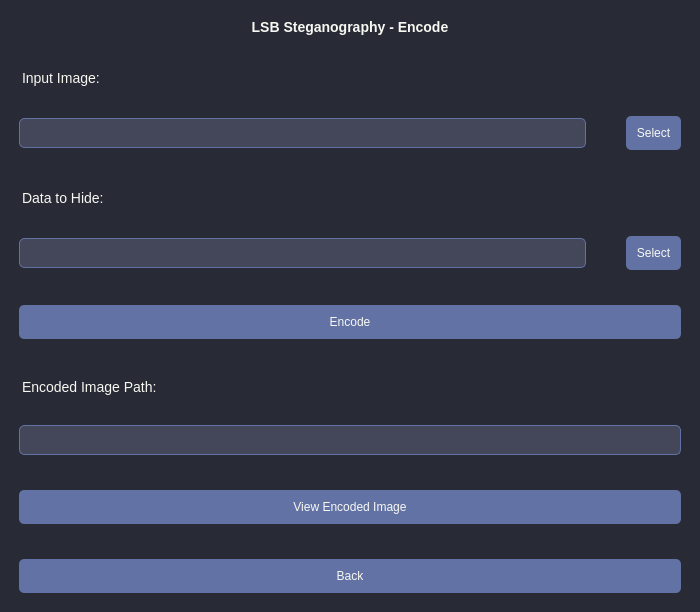
<?xml version="1.0" encoding="UTF-8"?>
<ui version="4.0">
 <class>EncodeWindow</class>
 <widget class="QMainWindow" name="EncodeWindow">
  <property name="geometry">
   <rect>
    <x>0</x>
    <y>0</y>
    <width>700</width>
    <height>600</height>
   </rect>
  </property>
  <property name="windowTitle">
   <string>LSB Steganography - Encode</string>
  </property>
  <property name="styleSheet">
   <string notr="true">QMainWindow {
    background-color: #282a36;
}

QLabel {
    color: #f8f8f2;
    font-size: 14px;
    margin-left: 10px;
    margin-right: 10px;
    margin-top: 10px;
    margin-bottom: 5px;
}

QLineEdit {
    background-color: #44475a;
    color: #f8f8f2;
    border: 1px solid #6272a4;
    border-radius: 5px;
    padding: 5px;
    margin-left: 10px;
    margin-right: 10px;
    margin-top: 5px;
    margin-bottom: 10px;
    font-size: 14px;
}

QPushButton {
    background-color: #6272a4;
    color: #f8f8f2;
    border: none;
    border-radius: 5px;
    padding: 10px;
    margin-left: 10px;
    margin-right: 10px;
    margin-top: 5px;
    margin-bottom: 10px;
    font-size: 17pxpx;
}

QPushButton:hover {
    background-color: #8be9fd;
    color: #282a36;
}
</string>
  </property>
  <widget class="QWidget" name="centralwidget">
   <layout class="QVBoxLayout" name="verticalLayout">
    <property name="spacing">
     <number>20</number>
    </property>
    <item>
     <widget class="QLabel" name="lblTitle">
      <property name="font">
       <font>
        <pointsize>20</pointsize>
        <weight>75</weight>
        <bold>true</bold>
       </font>
      </property>
      <property name="text">
       <string>LSB Steganography - Encode</string>
      </property>
      <property name="alignment">
       <set>Qt::AlignCenter</set>
      </property>
     </widget>
    </item>
    <item>
     <widget class="QLabel" name="lblInputImage">
      <property name="text">
       <string>Input Image:</string>
      </property>
     </widget>
    </item>
    <item>
     <layout class="QHBoxLayout" name="horizontalLayout">
      <item>
       <widget class="QLineEdit" name="txtInputImage"/>
      </item>
      <item>
       <widget class="QPushButton" name="btnSelectInput">
        <property name="text">
         <string>Select</string>
        </property>
       </widget>
      </item>
     </layout>
    </item>
    <item>
     <widget class="QLabel" name="lblDataToHide">
      <property name="text">
       <string>Data to Hide:</string>
      </property>
     </widget>
    </item>
    <item>
     <layout class="QHBoxLayout" name="horizontalLayout_2">
      <item>
       <widget class="QLineEdit" name="txtDataToHide"/>
      </item>
      <item>
       <widget class="QPushButton" name="btnSelectData">
        <property name="text">
         <string>Select</string>
        </property>
       </widget>
      </item>
     </layout>
    </item>
    <item>
     <widget class="QPushButton" name="btnEncode">
      <property name="text">
       <string>Encode</string>
      </property>
     </widget>
    </item>
    <item>
     <widget class="QLabel" name="lblEncodedImagePath">
      <property name="text">
       <string>Encoded Image Path:</string>
      </property>
     </widget>
    </item>
    <item>
     <widget class="QLineEdit" name="txtEncodedImagePath">
      <property name="readOnly">
       <bool>true</bool>
      </property>
     </widget>
    </item>
    <item>
     <widget class="QPushButton" name="btnViewEncodedImage">
      <property name="text">
       <string>View Encoded Image</string>
      </property>
     </widget>
    </item>
    <item>
     <widget class="QPushButton" name="btnBack">
      <property name="text">
       <string>Back</string>
      </property>
     </widget>
    </item>
   </layout>
  </widget>
 </widget>
 <resources/>
 <connections/>
</ui>
